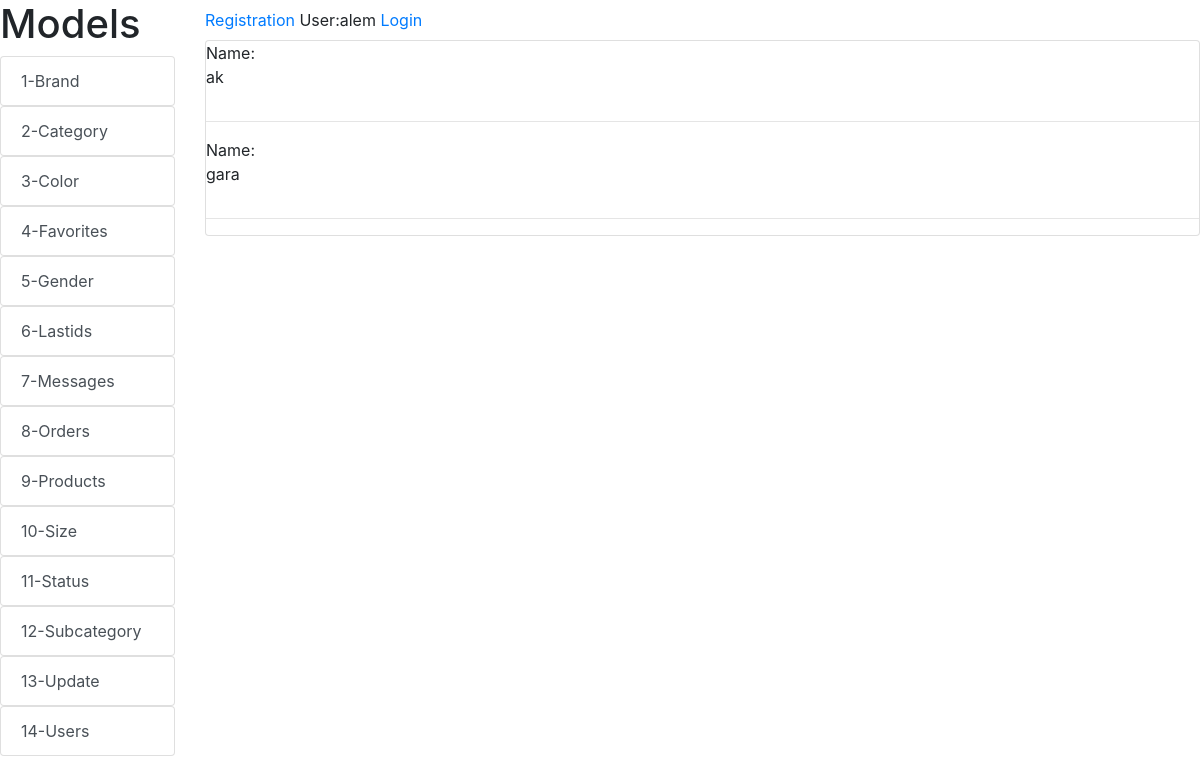
Screenshot of /color/ (signed in) with the database file from the repository.
### alemsite/models.py (models this page shows, shortened)
class UserAlem(AbstractUser):
   phone = models.IntegerField(null=True)

class Color(models.Model):
    name = models.CharField(max_length=150)

### alemsite/views.py (the view)
# urls.py: path('color/', color, name='color'),
def color(request):
    color = Color.objects.all()
    return render(request, 'color/color.html', {'color':color})

### alemsite/templates/color/color.html
{% extends 'index.html'%}
{% block content %}
    {% for item in color %}
        Name:
    <p>{{ item.name }}</p>
        <hr>
    {% endfor %}
{% endblock %}

### alemsite/templates/index.html (shortened to what this page needs)
<!DOCTYPE html>
{% load static %}
<html lang="en">
<head>
    <link rel="stylesheet" href="{% static 'css/bootstrap.css' %}">
    <link rel="stylesheet" href="{% static 'css/bootstrap.min.css' %}">
    <link rel="stylesheet" href="{% static 'css/bootstrap-grid.css' %}">
    <link rel="stylesheet" href="{% static 'css/bootstrap-grid.min.css' %}">
    <link rel="stylesheet" href="{% static 'css/bootstrap-reboot.css' %}">
    <link rel="stylesheet" href="{% static 'css/bootstrap-reboot.min.css' %}">
    <link rel="stylesheet" href="{% static 'css/main-stylesheet' %}">
</head>
<body>
<div class="row">
<div class="col-md-2">
<h1>Models</h1>
<div class="list-group"><a href="{% url 'brand' %}" class="list-group-item list-group-item-action">1-Brand</a></div>
<div class="list-group"><a href="{% url 'category' %}" class="list-group-item list-group-item-action">2-Category</a></div>
<div class="list-group"><a href="{% url 'color' %}" class="list-group-item list-group-item-action">3-Color</a></div>
<div class="list-group"><a href="{% url 'favlist' %}" class="list-group-item list-group-item-action">4-Favorites</a></div>
<div class="list-group"><a href="{% url 'gender' %}" class="list-group-item list-group-item-action">5-Gender</a></div>
<div class="list-group"><a href="{% url 'lastids' %}" class="list-group-item list-group-item-action">6-Lastids</a></div>
<div class="list-group"><a href="{% url 'messages' %}" class="list-group-item list-group-item-action">7-Messages</a></div>
<div class="list-group"><a href="{% url 'orderlist' %}" class="list-group-item list-group-item-action">8-Orders</a></div>
<div class="list-group"><a href="{% url 'cat' %}" class="list-group-item list-group-item-action">9-Products</a></div>
<div class="list-group"><a href="{% url 'size' %}" class="list-group-item list-group-item-action">10-Size</a></div>
<div class="list-group"><a href="{% url 'status' %}" class="list-group-item list-group-item-action">11-Status</a></div>
<div class="list-group"><a href="{% url 'subcategory' %}" class="list-group-item list-group-item-action">12-Subcategory</a></div>
<div class="list-group"><a href="#" class="list-group-item list-group-item-action">13-Update</a></div>
<div class="list-group"><a href="{% url 'user' %}" class="list-group-item list-group-item-action">14-Users</a></div>
</div>
<div class="col-md-10">
<span class="navbar-text">
    <a href="{% url 'userRegister' %}">Registration     </a>
    {% if request.user.is_authenticated %}
        User:{{ user.username }}
    {% endif %}
</span>
<span class="navbar-text">
    <a href="{% url 'userLogin' %}">Login     </a>
</span>
<div class="card mb-3">
    {% block content %}Content{% endblock %}
</div>
</div>
</div>
</body>
</html>

### rows the page displays
UserAlem: username "alem"
Color: name "ak"
Color: name "gara"
